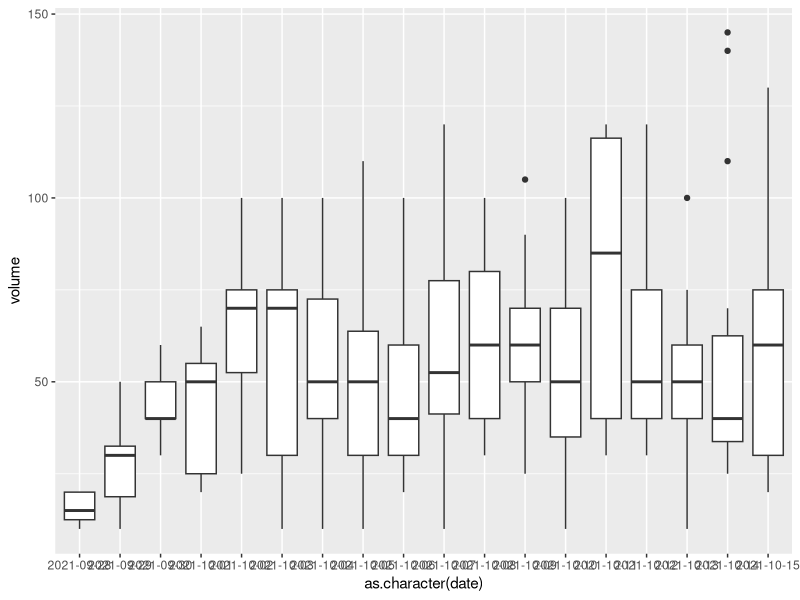
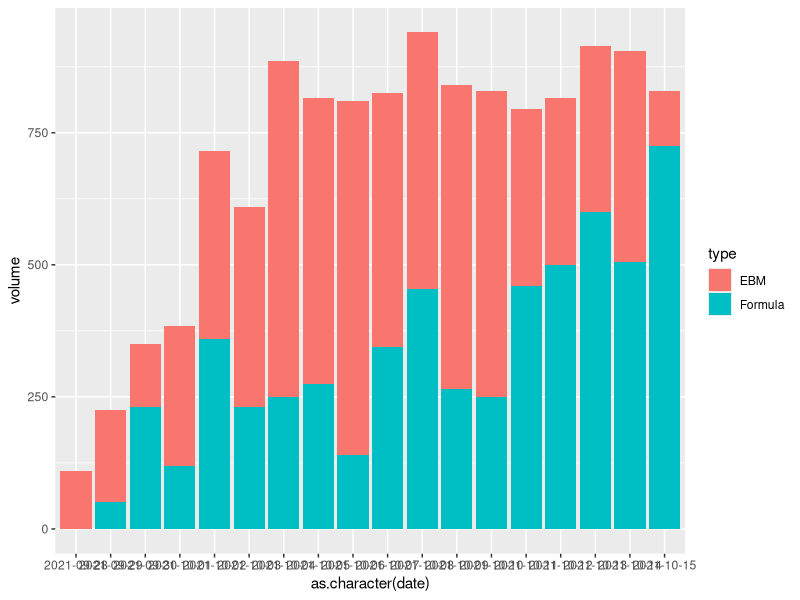

Write the R code that produced these figures, in order.
library(tidyverse)
library(readxl)
library(lubridate)

df <- read_excel("baby_weight.xlsx")

df$date <-ymd(df$date)
df$time <- strftime(df$time, format="%H:%M:%S")
df$date_time <- as.POSIXct(df$date_time)

df %>% 
  ggplot(aes(x = as.character(date), y = volume)) +
    geom_boxplot() 

df %>%
  ggplot(aes(x = as.character(date), y = volume, fill = type)) +
    geom_col()
